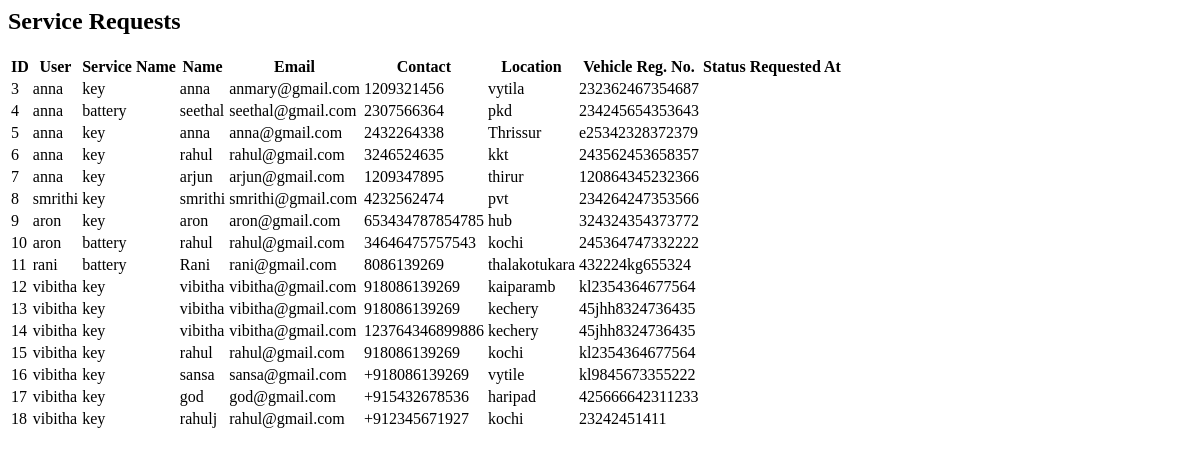
/view-requests (signed in), run on an earlier commit of the app's database.
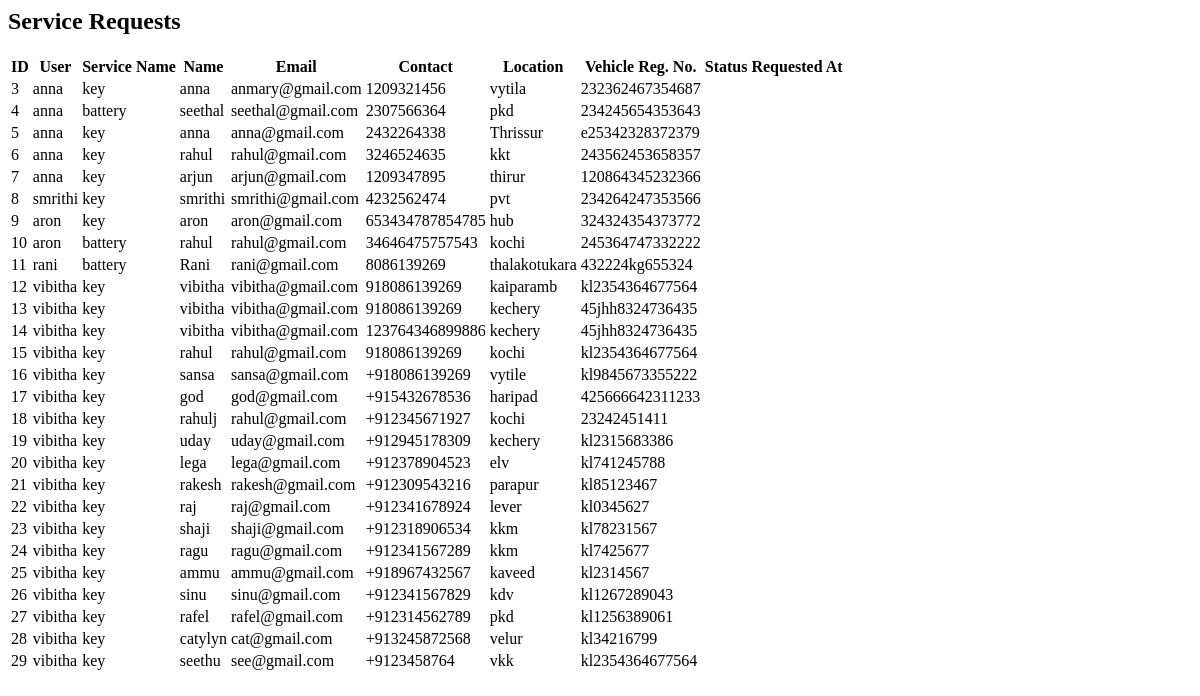
And on a later commit of the database.
### Home/models.py (models this page shows, shortened)
class ServiceRequest(models.Model):
    user = models.ForeignKey(User, on_delete=models.CASCADE)  # Logged-in user
    service = models.ForeignKey(ServiceProvided, on_delete=models.CASCADE)
    name = models.CharField(max_length=255)
    email = models.EmailField()
    contact_number = models.CharField(max_length=15)
    location = models.CharField(max_length=255)
    state = models.CharField(max_length=100)
    city = models.CharField(max_length=100)
    vehicle_reg_number = models.CharField(max_length=15)

class ServiceProvided(models.Model):
    name = models.CharField(max_length=255)
    picture = models.ImageField(upload_to='services/')  # Main picture
    short_description = models.TextField()
    long_description = models.TextField()
    points_to_remember = models.TextField()
    additional_picture = models.ImageField(upload_to='services/', blank=True, null=True)  # Additional Picture

### Home/views.py (the view)
# urls.py: path('view-requests',views.view_requests,name='view_request'),
@login_required
def view_requests(request):
    requests = ServiceRequest.objects.all()  # Fetch all service requests
    return render(request, 'view_requests.html', {'requests': requests})

### templates/view_requests.html
<div class="container">
    <h2>Service Requests</h2>
    <table class="table table-bordered">
        <thead>
            <tr>
                <th>ID</th>
                <th>User</th>
                <th>Service Name</th>
                <th>Name</th>
                <th>Email</th>
                <th>Contact</th>
                <th>Location</th>
                <th>Vehicle Reg. No.</th>
                <th>Status</th>
                <th>Requested At</th>
            </tr>
        </thead>
        <tbody>
            {% for request in requests %}
            <tr>
                <td>{{ request.id }}</td>
                <td>{{ request.user.username }}</td>
                <td>{{ request.service.name }}</td>
                <td>{{ request.name }}</td>
                <td>{{ request.email }}</td>
                <td>{{ request.contact_number }}</td>
                <td>{{ request.location }}</td>
                <td>{{ request.vehicle_reg_number }}</td>
                <td>{{ request.status }}</td>
                <td>{{ request.created_at }}</td>
            </tr>
            {% empty %}
            <tr>
                <td colspan="9" class="text-center">No service requests found.</td>
            </tr>
            {% endfor %}
        </tbody>
    </table>
</div>

What changed in the data, as far as the page shows it:
added ServiceRequest: id "19", user.username "vibitha", service.name "key", name "uday", email "uday@gmail.com", contact_number "+912945178309", location "kechery", vehicle_reg_number "kl2315683386"
added ServiceRequest: id "20", user.username "vibitha", service.name "key", name "lega", email "lega@gmail.com", contact_number "+912378904523", location "elv", vehicle_reg_number "kl741245788"
added ServiceRequest: id "21", user.username "vibitha", service.name "key", name "rakesh", email "rakesh@gmail.com", contact_number "+912309543216", location "parapur", vehicle_reg_number "kl85123467"
added ServiceRequest: id "22", user.username "vibitha", service.name "key", name "raj", email "raj@gmail.com", contact_number "+912341678924", location "lever", vehicle_reg_number "kl0345627"
added ServiceRequest: id "23", user.username "vibitha", service.name "key", name "shaji", email "shaji@gmail.com", contact_number "+912318906534", location "kkm", vehicle_reg_number "kl78231567"
added ServiceRequest: id "24", user.username "vibitha", service.name "key", name "ragu", email "ragu@gmail.com", contact_number "+912341567289", location "kkm", vehicle_reg_number "kl7425677"
added ServiceRequest: id "25", user.username "vibitha", service.name "key", name "ammu", email "ammu@gmail.com", contact_number "+918967432567", location "kaveed", vehicle_reg_number "kl2314567"
added ServiceRequest: id "26", user.username "vibitha", service.name "key", name "sinu", email "sinu@gmail.com", contact_number "+912341567829", location "kdv", vehicle_reg_number "kl1267289043"
added ServiceRequest: id "27", user.username "vibitha", service.name "key", name "rafel", email "rafel@gmail.com", contact_number "+912314562789", location "pkd", vehicle_reg_number "kl1256389061"
added ServiceRequest: id "28", user.username "vibitha", service.name "key", name "catylyn", email "cat@gmail.com", contact_number "+913245872568", location "velur", vehicle_reg_number "kl34216799"
added ServiceRequest: id "29", user.username "vibitha", service.name "key", name "seethu", email "see@gmail.com", contact_number "+9123458764", location "vkk", vehicle_reg_number "kl2354364677564"
